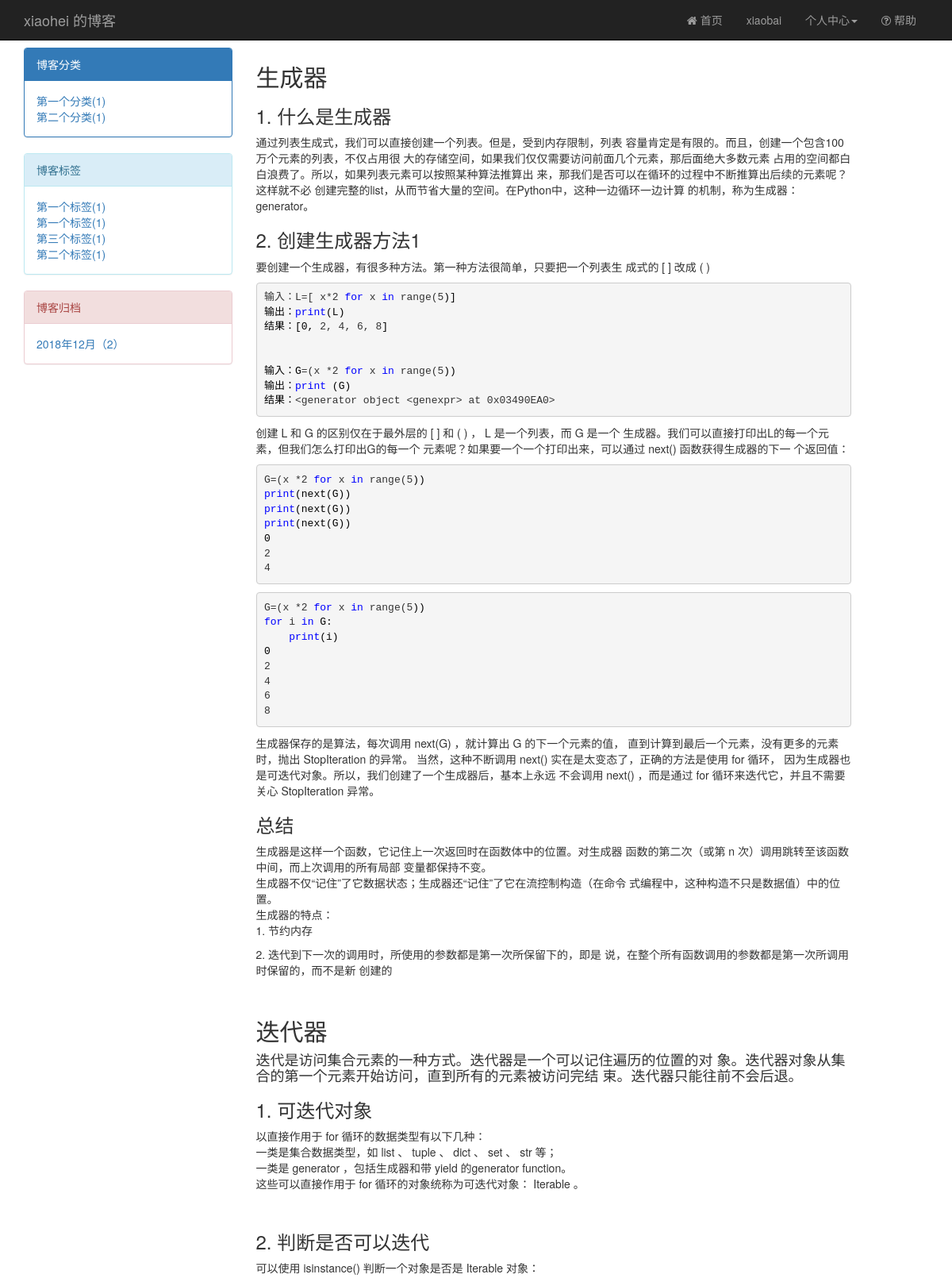
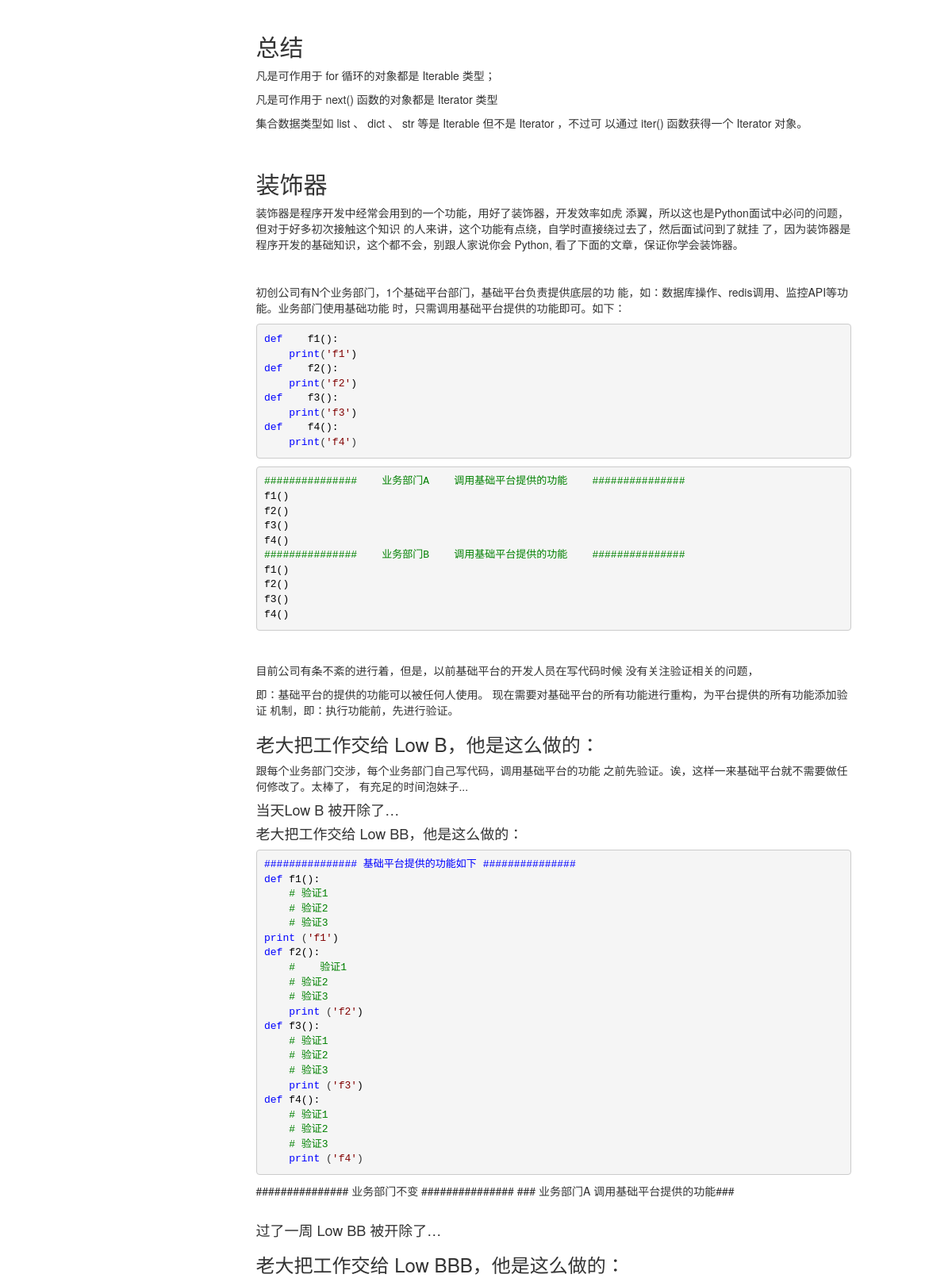
The page /blog/xiaohei/article/2/ (signed in, upper part) on the database its author committed (2 pictures, top to bottom).
### bbs_blog/models.py (models this page shows, shortened)
class UserInfo(AbstractUser):
    nid = models.AutoField(primary_key=True)
    avatar = models.ImageField(upload_to="static/avatars/", default="static/avatars/default.png", verbose_name="头像")
    phone = models.CharField(max_length=13,verbose_name='手机号',default='')
    create_time = models.DateTimeField(auto_now_add=True,verbose_name='创建时间')
    blog = models.OneToOneField(to='BlogIndex',to_field='nid',on_delete=models.CASCADE,verbose_name='个人博客',blank=True,null=True)
    nick_name = models.CharField(max_length=64,verbose_name='显示名,昵称',default='')
    def __str__(self):
        return self.username
    class Meta:
        verbose_name = '用户表'
        verbose_name_plural = verbose_name

class Category(models.Model):
    nid = models.AutoField(primary_key=True)
    name = models.CharField(max_length=64,verbose_name='分类名称')
    class Meta:
        verbose_name = "文章分类"
        verbose_name_plural = verbose_name

class Tag(models.Model):
    nid = models.AutoField(primary_key=True)
    name = models.CharField(max_length=64,verbose_name='标签')
    class Meta:
        verbose_name = "标签"
        verbose_name_plural = verbose_name

class Article(models.Model):
    nid = models.AutoField(primary_key=True)
    title = models.CharField(max_length=64,verbose_name='文章的标题')
    desc = models.CharField(max_length=128,verbose_name='文章简介')
    create_time = models.DateTimeField(auto_now_add=True,verbose_name='创建时间')
    comment_count = models.IntegerField(verbose_name='评论数',default=0)
    favour_count =models.IntegerField(verbose_name='点赞数',default=0)
    author = models.ForeignKey(to='UserInfo',to_field='nid',on_delete=models.CASCADE,verbose_name='作者')
    tag = models.ManyToManyField(to=Tag,verbose_name='文章标签')
    category = models.ForeignKey(to=Category,on_delete=models.CASCADE,verbose_name='文章分类')
    class Meta:
        verbose_name = '文章'
        verbose_name_plural = verbose_name
        ordering=['-create_time']

class ArticleDetail(models.Model):
    nid = models.AutoField(primary_key=True)
    content = models.TextField(verbose_name='文章内容')
    article = models.OneToOneField(to="Article", to_field="nid",on_delete=models.CASCADE)
    class Meta:
        verbose_name = "文章详情"
        verbose_name_plural = verbose_name

### bbs_blog/views.py (the view)
# urls.py: path('<username>/article/<article_id>/',ArticleDetailView.as_view()),
class ArticleDetailView(View):
    def get(self,request,username,article_id):
        print(username,article_id)
        user = UserInfo.objects.filter(username=username).first()
        if not user:
            return HttpResponse("404")
        is_up = False
        detail = Article.objects.filter(author=user,pk=int(article_id)).first()
        if  request.user.is_authenticated:
            is_up = ArticleFavour.objects.filter(article=detail, user=request.user).values('is_up').first()
        return render(request,'article-detail.html',context={'user':user,'detail':detail,'is_up':is_up})

### bbs_blog/templatetags/left_tags.py (called while the page is built)
def get_left_menu(username):
    user = UserInfo.objects.filter(username=username).first()
    article_list = Article.objects.filter(author=user)
    return article_list

@register.simple_tag
def get_category_list(username):
    article_list=get_left_menu(username)
    category_list = article_list.values('category__name').annotate(
        count=Count('category__name')).values('category__name', 'count')
    return category_list

@register.simple_tag
def get_tag_list(username):
    article_list = get_left_menu(username)
    tag_list = article_list.values('tag__name').annotate(count=Count('tag__name')).values('tag__name', 'count')
    return tag_list

@register.simple_tag
def get_archive_list(username):
    article_list = get_left_menu(username)
    archive_list = []
    archive = article_list.dates('create_time', 'month', order='DESC')
    for i in archive:
        archive_count = article_list.filter(create_time__year=i.year, create_time__month=i.month).count()
        archive_list.append([i, archive_count])
    return archive_list

### templates/article-detail.html (shortened to what this page needs)
{% extends 'base.html' %}
{% block article_list %}
    <link rel="stylesheet" href="/static/detailcss.css">
<div class="article-list">
{{ detail.articledetail.content | safe }}
</div>
{% endblock %}

### templates/base.html (shortened to what this page needs)
<!DOCTYPE html>
<html lang="en">
<head>
    <link rel="stylesheet" href="/static/bootstrap/css/bootstrap.min.css">
    <link rel="stylesheet" href="/static/mystyle.css">
    <link rel="stylesheet" href="/static/fontawesome/css/font-awesome.min.css">
</head>
<body>
<nav class="navbar navbar-inverse navbar-fixed-top ">
    <div class="container">
        <div class="navbar-header ">
            <a class="navbar-brand" href='/blog/{{ user.username }}'>
                {% if user.nick_name %}
                    {{ user.nick_name }}
                {% else %}
                    {{ user.username }}
                {% endif %}
                的博客</a>
        </div>
        <div id="navbar" class="navbar-collapse collapse pull-right">
            <ul class="nav navbar-nav">
                <li class=""><a href={% url  "index" %}><i class="fa fa-home"></i> 首页</a>
                    {% if request.user.username %}
                        <li><a href="#">{{ request.user.username }}</a></li>
                        <li class="dropdown">
                            <a href="#" class="dropdown-toggle" data-toggle="dropdown" role="button"
                               aria-haspopup="true"
                               aria-expanded="false">个人中心<span class="caret"></span></a>
                        </li>
                    {% else %}
                        <li><a href={% url 'login' %}><i class="fa fa-user"></i> 登录</a></li>
                        <li><a href={% url 'register' %}><i class="fa fa-user-plus"></i> 注册</a></li>
                    {% endif %}
                <li><a href="#"><i class="fa fa-question-circle-o"></i> 帮助</a></li>
            </ul>
        </div>
    </div>
</nav>
<div class="container article-content">
    <div class="row ">
        <div class="col-md-3 col ">
          {% include 'left-tag.html' %}
        </div>
        <div class="col-md-8">
           {% block article_list %}
            {% endblock %}
        </div>
    </div>
</div>
</body>
</html>

### templates/left-tag.html
{% load left_tags %}
<div class="panel panel-primary ">
    <div class="panel-heading">博客分类</div>
    <div class="panel-body">
        {% get_category_list user as category_list %}
        {% for category in category_list %}
            <div><a> {{ category.category__name }}({{ category.count }})</a></div>
        {% endfor %}
    </div>
</div>
<div class="panel panel-info ">
    <div class="panel-heading">博客标签</div>
    <div class="panel-body">
        {% get_tag_list user as  tag_list %}
        {% for tag in tag_list %}
            <div><a> {{ tag.tag__name }}({{ tag.count }})</a></div>
        {% endfor %}
    </div>
</div>
<div class="panel panel-danger ">
    <div class="panel-heading">博客归档</div>
    <div class="panel-body">
        {% get_archive_list user as archive_list %}
        {% for archive in archive_list %}
            <div><a href="/blog/{{ user.username }}/{{ archive.0.year  }}/{{ archive.0.month }}/">{{ archive.0.year }}年{{ archive.0.month }}月（{{ archive.1 }}）</a></div>
        {% endfor %}
    </div>
</div>

### static/mystyle.css (style rules this page uses)
.article-content { padding-top: 5%; }

### rows shown on the page
UserInfo: username "xiaohei"
UserInfo: user.username "xiaobai"
Category: category__name "第一个分类", count "1"
Category: category__name "第二个分类", count "1"
Tag: tag__name "第一个标签", count "1"
Tag: tag__name "第三个标签", count "1"
Tag: tag__name "第二个标签", count "1"
Article: articledetail.content "⽣成器 1. 什么是⽣成器 通过列表⽣成式，我们可以直接创建⼀个列表。但是，受到内存限制，列表 容量肯定是有限的。⽽且，创建⼀个包含100万个元素的列表，不仅占⽤很 ⼤的存储空间，如果我们仅仅需要访问前⾯⼏个元素，那后⾯绝⼤多数元素 占⽤的空间都⽩⽩浪费了。所以，如果列表元素可以按照某种算法推算出 来，那我们是否可以在循环的过程中不断推算出后续的元素呢？这样就不必 创建完整的list，从⽽节省⼤量的空间。在Python中，这种⼀边循环⼀边计算 的机制，称为⽣成器：generator。 2. 创建⽣成器⽅法1 要创建⼀个⽣成器，有很多种⽅法。第⼀种⽅法很简单，只要把⼀个列表⽣ 成式的 [ ] 改成 ( ) 输入：L=[ x*2 for x in range(5 )] 输出： print (L) 结果：[0, 2, 4, 6, 8 ] 输入：G =(x *2 for x in range(5 )) 输出： print (G) 结果： <generator object <genexpr> at 0x03490EA0> 创建 L 和 G 的区别仅在于最外层的 [ ] 和 ( ) ， L 是⼀个列表，⽽ G 是⼀个 ⽣成器。我们可以直接打印出L的每⼀个元素，但我们怎么打印出G的每⼀个 元素呢？如果要⼀个⼀个打印出来，可以通过 next() 函数获得⽣成器的下⼀ 个返回值： G=(x *2 for x in range(5 )) print (next(G)) print (next(G)) print (next(G)) 0 2 4 G=(x *2 for x in range(5…"

### other values the page prints
{{ archive.0.year }} "2018"
{{ archive.0.month }} "12"
{{ archive.1 }} "2"
